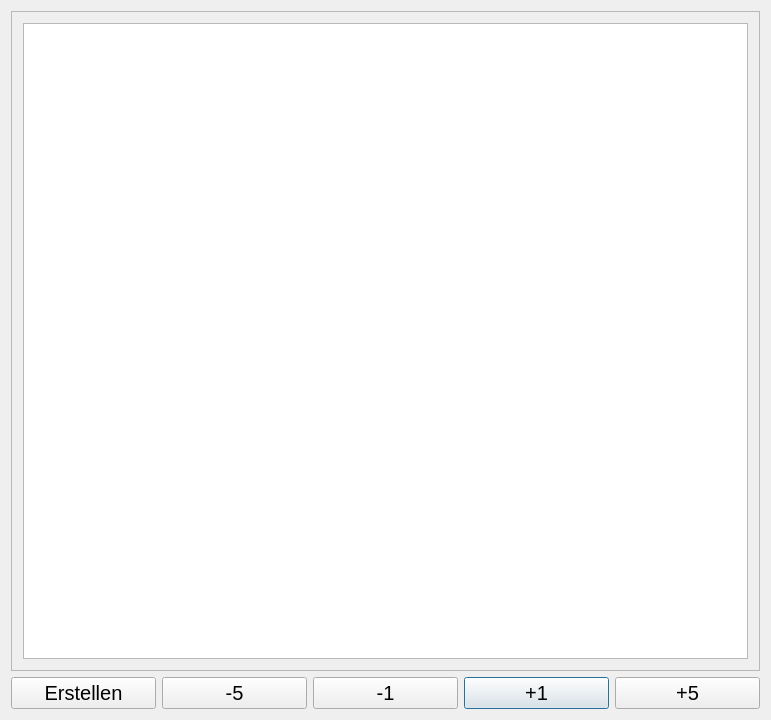
<?xml version="1.0" encoding="UTF-8"?>
<ui version="4.0">
 <class>inventoryManager</class>
 <widget class="QDialog" name="inventoryManager">
  <property name="geometry">
   <rect>
    <x>0</x>
    <y>0</y>
    <width>771</width>
    <height>720</height>
   </rect>
  </property>
  <property name="font">
   <font>
    <pointsize>15</pointsize>
   </font>
  </property>
  <property name="windowTitle">
   <string>Dungeon World Inventory Manager</string>
  </property>
  <property name="windowIcon">
   <iconset>
    <normaloff>dwlogo.jpg</normaloff>dwlogo.jpg</iconset>
  </property>
  <layout class="QGridLayout" name="gridLayout">
   <item row="1" column="3">
    <widget class="QPushButton" name="plusOneButton">
     <property name="toolTip">
      <string>Erhöht die Menge des aktuelle ausgewähltem Items um 1</string>
     </property>
     <property name="toolTipDuration">
      <number>0</number>
     </property>
     <property name="text">
      <string>+1</string>
     </property>
    </widget>
   </item>
   <item row="1" column="2">
    <widget class="QPushButton" name="minusOneButton">
     <property name="toolTip">
      <string>Verringert die Menge des aktuelle ausgewähltem Items um 1</string>
     </property>
     <property name="toolTipDuration">
      <number>0</number>
     </property>
     <property name="text">
      <string>-1</string>
     </property>
    </widget>
   </item>
   <item row="1" column="0">
    <widget class="QPushButton" name="erstellenButton">
     <property name="font">
      <font>
       <pointsize>15</pointsize>
      </font>
     </property>
     <property name="toolTip">
      <string>Öffnet ein Fenster um ein neues Item zu erstellen</string>
     </property>
     <property name="toolTipDuration">
      <number>0</number>
     </property>
     <property name="text">
      <string>Erstellen</string>
     </property>
    </widget>
   </item>
   <item row="1" column="4">
    <widget class="QPushButton" name="plusFiveButton">
     <property name="font">
      <font>
       <pointsize>15</pointsize>
      </font>
     </property>
     <property name="toolTip">
      <string>Erhöht die Menge des aktuelle ausgewähltem Items um 5</string>
     </property>
     <property name="toolTipDuration">
      <number>0</number>
     </property>
     <property name="text">
      <string>+5</string>
     </property>
    </widget>
   </item>
   <item row="0" column="0" colspan="5">
    <widget class="QScrollArea" name="scrollArea">
     <property name="font">
      <font>
       <pointsize>15</pointsize>
      </font>
     </property>
     <property name="widgetResizable">
      <bool>true</bool>
     </property>
     <widget class="QWidget" name="scrollAreaWidgetContents">
      <property name="geometry">
       <rect>
        <x>0</x>
        <y>0</y>
        <width>751</width>
        <height>662</height>
       </rect>
      </property>
      <layout class="QGridLayout" name="gridLayout_2">
       <item row="0" column="0">
        <widget class="QTableView" name="inventoryView">
         <property name="font">
          <font>
           <family>MS Shell Dlg 2</family>
           <pointsize>12</pointsize>
          </font>
         </property>
         <property name="alternatingRowColors">
          <bool>true</bool>
         </property>
         <property name="selectionMode">
          <enum>QAbstractItemView::SingleSelection</enum>
         </property>
         <property name="selectionBehavior">
          <enum>QAbstractItemView::SelectRows</enum>
         </property>
         <property name="horizontalScrollMode">
          <enum>QAbstractItemView::ScrollPerPixel</enum>
         </property>
        </widget>
       </item>
      </layout>
     </widget>
    </widget>
   </item>
   <item row="1" column="1">
    <widget class="QPushButton" name="minusFiveButton">
     <property name="toolTip">
      <string>Verringert die Menge des aktuelle ausgewähltem Items um 5</string>
     </property>
     <property name="toolTipDuration">
      <number>0</number>
     </property>
     <property name="text">
      <string>-5</string>
     </property>
    </widget>
   </item>
  </layout>
 </widget>
 <layoutdefault spacing="6" margin="11"/>
 <resources/>
 <connections/>
</ui>
